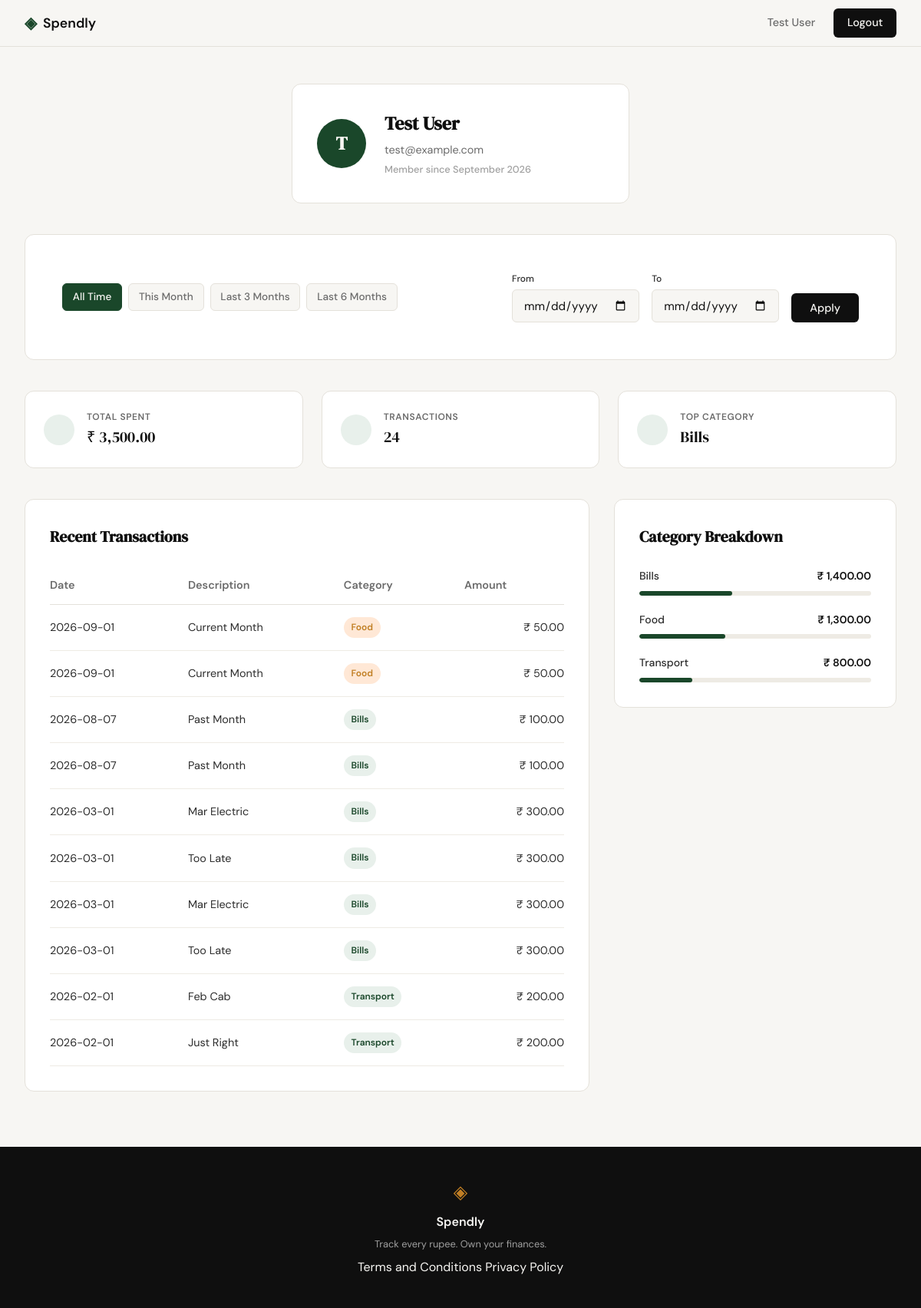
Page /profile (signed in) on the committed database.
### tables this page shows
CREATE TABLE users (
            id INTEGER PRIMARY KEY AUTOINCREMENT,
            name TEXT NOT NULL,
            email TEXT UNIQUE NOT NULL,
            password_hash TEXT NOT NULL,
            created_at TEXT DEFAULT CURRENT_TIMESTAMP
        );

CREATE TABLE expenses (
            id INTEGER PRIMARY KEY AUTOINCREMENT,
            user_id INTEGER NOT NULL,
            amount REAL NOT NULL,
            category TEXT NOT NULL,
            date TEXT NOT NULL,
            description TEXT,
            created_at TEXT DEFAULT CURRENT_TIMESTAMP,
            FOREIGN KEY (user_id) REFERENCES users (id)
        );

### app.py (the view)
@app.route("/profile")
def profile():
    user_id = session.get("user_id")
    if not user_id:
        return redirect(url_for("login"))
    user = get_user_by_id(user_id)
    if not user:
        flash("User not found", "error")
        return redirect(url_for("login"))
    date_from = request.args.get("date_from")
    date_to = request.args.get("date_to")
    valid_from, valid_to, active_filter, presets = get_date_filter_context(date_from, date_to)
    if active_filter == "error":
        flash("Start date must be before end date.", "error")
        valid_from, valid_to, active_filter = None, None, "all"
    stats = get_summary_stats(user_id, valid_from, valid_to)
    transactions = get_recent_transactions(user_id, date_from=valid_from, date_to=valid_to)
    categories = get_category_breakdown(user_id, valid_from, valid_to)
    return render_template(
        "profile.html",
        user=user,
        stats=stats,
        transactions=transactions,
        categories=categories,
        date_from=valid_from,
        date_to=valid_to,
        active_filter=active_filter,
        presets=presets
    )

### app.py (called while the page is built)
def validate_date(date_str):
    if not date_str:
        return None
    try:
        return datetime.strptime(date_str, "%Y-%m-%d").strftime("%Y-%m-%d")
    except ValueError:
        return None

### database/db.py (called while the page is built)
def get_db():
    db = sqlite3.connect('spendly.db')
    db.row_factory = sqlite3.Row
    db.execute('PRAGMA foreign_keys = ON')
    return db

### database/queries.py (called while the page is built)
def get_user_by_id(user_id):
    db = get_db()
    try:
        cursor = db.execute(
            "SELECT name, email, created_at FROM users WHERE id = ?",
            (user_id,)
        )
        row = cursor.fetchone()
        if row:
            created_at = datetime.strptime(row['created_at'], '%Y-%m-%d %H:%M:%S')
            member_since = created_at.strftime('%B %Y')
            return {
                "name": row['name'],
                "email": row['email'],
                "member_since": member_since,
                "initials": (row['name'][0] if row['name'] else 'U').upper()
            }
        return None
    finally:
        db.close()

def apply_date_filter(query, params, date_from, date_to):
    if date_from and date_to:
        query += " AND date BETWEEN ? AND ?"
        params.extend([date_from, date_to])
    elif date_from:
        query += " AND date >= ?"
        params.append(date_from)
    elif date_to:
        query += " AND date <= ?"
        params.append(date_to)
    return query, params

def get_recent_transactions(user_id, limit=10, date_from=None, date_to=None):
    db = get_db()
    try:
        query = "SELECT date, description, category, amount FROM expenses WHERE user_id = ?"
        params = [user_id]
        query, params = apply_date_filter(query, params, date_from, date_to)
        query += " ORDER BY date DESC LIMIT ?"
        params.append(limit)
        cursor = db.execute(query, params)
        rows = cursor.fetchall()
        transactions = []
        for row in rows:
            transactions.append({
                "date": row['date'],
                "description": row['description'],
                "category": row['category'],
                "amount": f"₹ {row['amount']:,.2f}"
            })
        return transactions
    finally:
        db.close()

### templates/profile.html (shortened to what this page needs)
{% extends "base.html" %}
{% block head %}
<link rel="stylesheet" href="{{ url_for('static', filename='css/profile.css') }}">
{% endblock %}
{% block content %}
<div class="profile-container">
    <section class="user-header">
        <div class="auth-card profile-card">
            <div class="profile-card-inner">
                <div class="avatar">{{ user.initials }}</div>
                <div class="profile-details">
                    <h1>{{ user.name }}</h1>
                    <p class="text-muted">{{ user.email }}</p>
                    <p class="member-since">Member since {{ user.member_since }}</p>
                </div>
            </div>
        </div>
    </section>
    <section class="filter-bar">
        <div class="auth-card">
            <div class="filter-container">
                <div class="filter-presets">
                    <a href="{{ url_for('profile') }}"
                       class="filter-btn {{ 'active' if active_filter == 'all' }}">
                       All Time
                    </a>
                    {% for key, range in presets.items() %}
                    <a href="{{ url_for('profile', date_from=range.from, date_to=range.to) }}"
                       class="filter-btn {{ 'active' if active_filter == key }}">
                       {{ key.replace('-', ' ').title() }}
                    </a>
                    {% endfor %}
                </div>
                <form method="GET" action="{{ url_for('profile') }}" class="filter-custom">
                    <div class="form-group">
                        <label for="date_from">From</label>
                        <input type="date" id="date_from" name="date_from"
                               value="{{ date_from or '' }}" class="form-input">
                    </div>
                    <div class="form-group">
                        <label for="date_to">To</label>
                        <input type="date" id="date_to" name="date_to"
                               value="{{ date_to or '' }}" class="form-input">
                    </div>
                    <button type="submit" class="btn-primary">Apply</button>
                </form>
            </div>
        </div>
    </section>
    <section class="stats-grid">
        <div class="stat-card">
            <i data-lucide="indian-rupee" class="stat-icon"></i>
            <div class="stat-info">
                <span class="stat-label">Total Spent</span>
                <span class="stat-value">{{ stats.total_spent }}</span>
            </div>
        </div>
        <div class="stat-card">
            <i data-lucide="list" class="stat-icon"></i>
            <div class="stat-info">
                <span class="stat-label">Transactions</span>
                <span class="stat-value">{{ stats.transaction_count }}</span>
            </div>
        </div>
        <div class="stat-card">
            <i data-lucide="pie-chart" class="stat-icon"></i>
            <div class="stat-info">
                <span class="stat-label">Top Category</span>
                <span class="stat-value">{{ stats.top_category }}</span>
            </div>
        </div>
    </section>
    <div class="profile-main-grid">
        <section class="history-section">
            <div class="auth-card">
                <h2 class="section-title">Recent Transactions</h2>
                <table class="profile-table">
                    <thead>
                        <tr>
                            <th>Date</th>
                            <th>Description</th>
                            <th>Category</th>
                            <th class="text-right">Amount</th>
                        </tr>
                    </thead>
                    <tbody>
                        {% for tx in transactions %}
                        <tr>
                            <td>{{ tx.date }}</td>
                            <td>{{ tx.description }}</td>
                            <td>
                                <span class="category-badge badge-{{ tx.category.lower() }}">
                                    {{ tx.category }}
                                </span>
                            </td>
                            <td class="text-right">{{ tx.amount }}</td>
                        </tr>
                        {% endfor %}
                    </tbody>
                </table>
            </div>
        </section>
        <section class="breakdown-section">
            <div class="auth-card">
                <h2 class="section-title">Category Breakdown</h2>
                <div class="category-list">
                    {% for cat in categories %}
                    <div class="category-item">
                        <div class="category-meta">
                            <span class="category-name">{{ cat.name }}</span>
                            <span class="category-amount">{{ cat.total }}</span>
                        </div>
                        <div class="category-bar-container">
                            <div class="category-bar" style="width: {{ cat.percentage }}%"></div>
                        </div>
                    </div>
                    {% endfor %}
                </div>
            </div>
        </section>
    </div>
</div>
{% endblock %}

### templates/base.html (shortened to what this page needs)
<!DOCTYPE html>
<html lang="en">
<head>
    <link rel="stylesheet" href="{{ url_for('static', filename='css/style.css') }}">
    {% block head %}{% endblock %}
</head>
<body>
    <nav class="navbar">
        <div class="nav-inner">
            <a href="{{ url_for('landing') }}" class="nav-brand">
                <span class="brand-icon">◈</span>
                <span class="brand-name">Spendly</span>
            </a>
            <div class="nav-links">
                {% if session.user_id %}
                    <a href="{{ url_for('profile') }}" class="nav-user">{{ session.user_name }}</a>
                    <a href="{{ url_for('logout') }}" class="nav-cta">Logout</a>
                {% else %}
                    <a href="{{ url_for('login') }}">Sign in</a>
                    <a href="{{ url_for('register') }}" class="nav-cta">Get started</a>
                {% endif %}
            </div>
        </div>
    </nav>
    <main class="main-content">
        {% block content %}{% endblock %}
    </main>
    <footer class="footer">
        <div class="footer-inner">
            <span class="brand-icon">◈</span><span class="footer-name">Spendly</span>
            <p class="footer-copy">Track every rupee. Own your finances.</p>
            <p class="footer-links">
                <a href="{{ url_for('terms') }}">Terms and Conditions</a>
                <a href="{{ url_for('privacy') }}">Privacy Policy</a>
            </p>
        </div>
    </footer>
</body>
</html>

### static/css/profile.css (style rules this page uses)
.filter-bar { margin-bottom: 2.5rem; }
.filter-container { display: flex; align-items: center; justify-content: space-between; gap: 2rem; padding: 1rem; }
.filter-presets { display: flex; gap: 0.5rem; flex-wrap: wrap; }
.filter-btn { padding: 0.4rem 0.8rem; font-size: 0.85rem; font-weight: 500; color: var(--ink-muted); background: var(--paper); border: 1px solid var(--border); border-radius: var(--radius-sm); transition: all 0.2s; }
.filter-btn.active { background: var(--accent); color: var(--paper); border-color: var(--accent); }
.filter-custom { display: flex; align-items: flex-end; gap: 1rem; }
.filter-custom .form-group { margin-bottom: 0; }
.filter-custom label { font-size: 0.75rem; margin-bottom: 0.25rem; }

### rows in the picture
users: user_name "Test User", name "Test User", email "test@example.com"
expenses: date "2026-09-01", description "Current Month", category "Food", amount "₹ 50.00"
expenses: date "2026-09-01", description "Current Month", category "Food", amount "₹ 50.00"
expenses: date "2026-08-07", description "Past Month", category "Bills", amount "₹ 100.00"
expenses: date "2026-08-07", description "Past Month", category "Bills", amount "₹ 100.00"
expenses: date "2026-03-01", description "Mar Electric", category "Bills", amount "₹ 300.00"
expenses: date "2026-03-01", description "Too Late", category "Bills", amount "₹ 300.00"
expenses: date "2026-03-01", description "Mar Electric", category "Bills", amount "₹ 300.00"
expenses: date "2026-03-01", description "Too Late", category "Bills", amount "₹ 300.00"
expenses: date "2026-02-01", description "Feb Cab", category "Transport", amount "₹ 200.00"
expenses: date "2026-02-01", description "Just Right", category "Transport", amount "₹ 200.00"

### other values in the picture
{{ user.initials }} "T"
{{ user.member_since }} "September 2026"
{{ key.replace('-', ' ').title() }} "This Month" "Last 3 Months" "Last 6 Months"
{{ stats.total_spent }} "₹ 3,500.00"
{{ stats.transaction_count }} "24"
{{ stats.top_category }} "Bills"
{{ cat.name }} "Bills" "Food" "Transport"
{{ cat.total }} "₹ 1,400.00" "₹ 1,300.00" "₹ 800.00"
